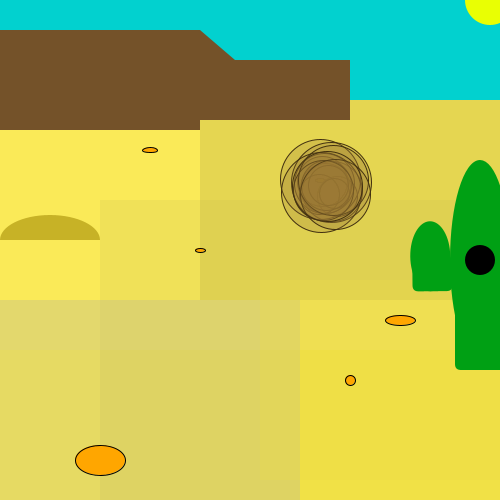
Frame 1 (no input)
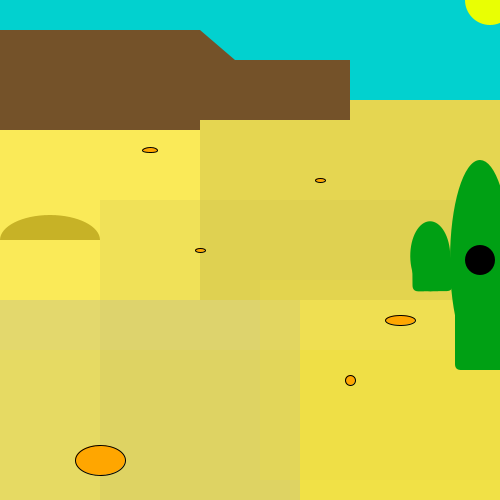
Frame 60 (the mouse pressed at the canvas centre just before this capture)
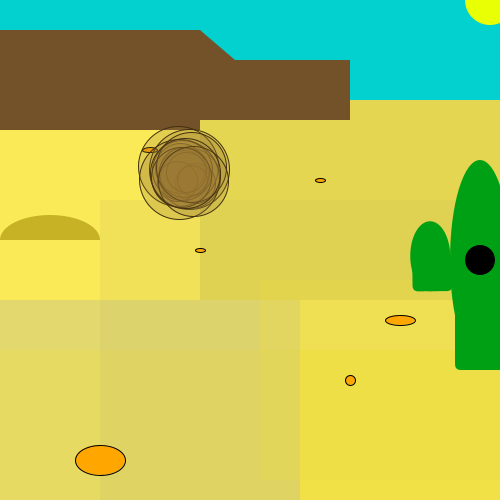
Frame 120 (the mouse held since frame 60 and released just before this capture)

The Processing sketch that drew these frames (run headless with seeded random() and noise(); from frame 60 on, the mouse is pressed at the canvas centre):

// Processing sketch: processing_172243
// ── processing_172243.pde

class Tumbleweed
{
  float x,y;
  float speed;
  float w,h;
  
  Tumbleweed()
  {
    x= random(width);
    y= random(100,500);
   
    speed= random(1,4);
  }
  
  void update()
  {  
    x+=speed;
    if(x> width+50)
    x=-50;
    
    
    if(x<-50)
    x=width+50;
   
  }
  void display()
  {
    fill(152,117,52,60);
    stroke(64,47,15);
    pushMatrix();
    float tempy= y-abs(sin(x*.03)*45);
    translate(x,tempy);
   
    ellipse(5,5,60,60);
    ellipse(-2,2,50,50);
    ellipse(10,10,40,40);
    ellipse(-5,-5,50,50);
    ellipse(-7,-7,80,80);
    ellipse(-3,-3,60,60);
    ellipse(-8,8,40,40);
    ellipse(7,7,30,30);
    ellipse(1,-1,40,40);
   ellipse(-1,-1,50,50); 
   ellipse(4,-4,80,80);
   ellipse(-6,6,80,80);
   ellipse(-4,4,60,60);
   ellipse(6,-6,70,70);
   ellipse(8,8,70,70);
    ellipse(0,0,70,70);
     
    popMatrix();
  }
}
ArrayList western;

void setup()
{size(500,500);
western= new ArrayList();
for(int i=0; i<1;i++)
{western.add(new Tumbleweed());}
}

void draw()
{
background(255,237,70);

noStroke();
//desert ground
fill(232,216,70,150);
rect(100,200,400,300);
fill(237,227,134,70);
rect(0,100,500,250);
fill(201,188,71,110);
rect(200,100,400,200);
fill(198,192,136,110);
rect(0,300,300,300);
fill(237,221,69,80);
rect(260,280,250,200);
//sky and sun
fill(2,209,207);
noStroke();
rect(0,0,500,100);
fill(233,255,3);
ellipse(490,0,50,50);
//mesa
fill(116,82,41);
triangle(200,30,235,60,165,60);
rect(0,30,200,100);
rect(200,60,150,60);
strokeWeight(1);
stroke(0);
fill(255,166,0);
//rocks
ellipse(100,460,50,30);
ellipse(400,320,30,10);
ellipse(200,250,10,4);
ellipse(320,180,10,4);
ellipse(150,150,15,5);
ellipse(350,380,10,10);


for(int i=0; i<western.size();i++)
{Tumbleweed p=(Tumbleweed) western.get(i);
p.update();
p.display();
}
//cactus
noStroke();
fill(0,160,20);
pushMatrix();
rotate(radians(-.5));
translate(-12,0);
ellipse(440,260,40,70);
rect(422,260,40,35,6);
popMatrix();
ellipse(480,260,60,200);
noStroke();
rect(455,310,60,60,6);
fill(0);
ellipse(480,260,30,30);
//bush
fill(160,136,0,145);
arc(50,240,100,50,PI,TWO_PI);

}
